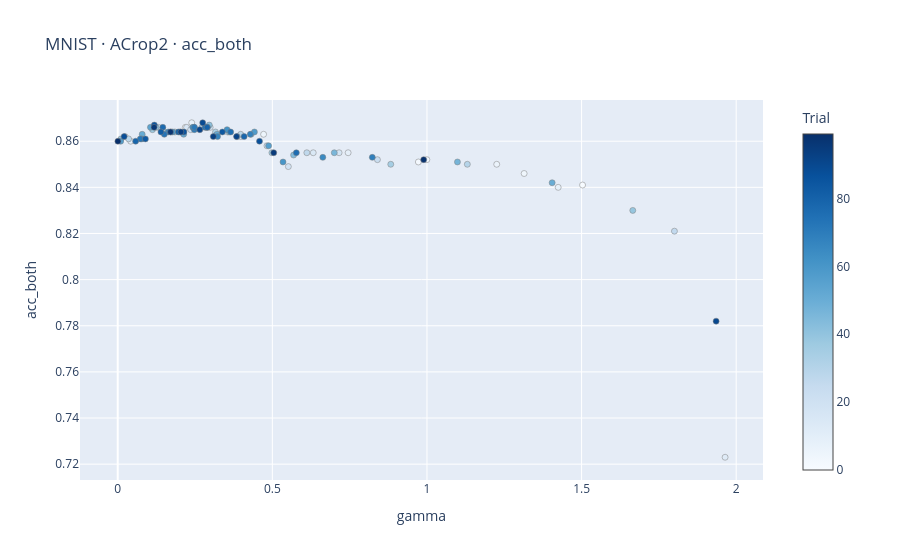
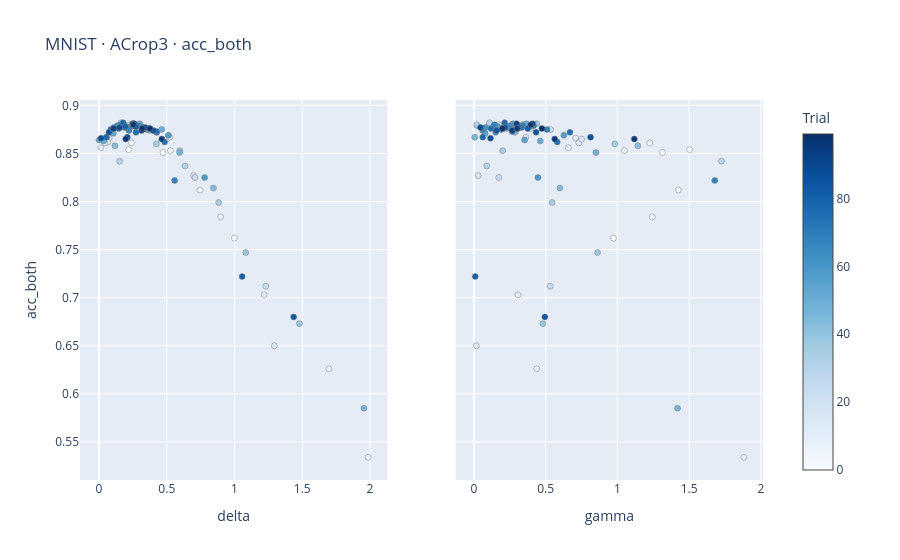

These figures' notebook cell, in order:
### Markdown cell above
## MNIST

### Code cell
run_experiment("mnist", "acc_both")
